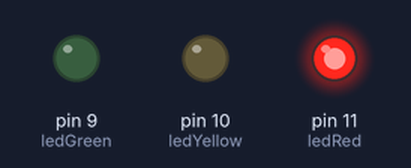
Bench run of a sketch on a simulated Arduino Uno, built with avr-gcc and run on an emulated ATmega328P. On the bench: output pins drawn as LEDs (lit = HIGH).

Above: at 0.5 s.
At 1.5 s:
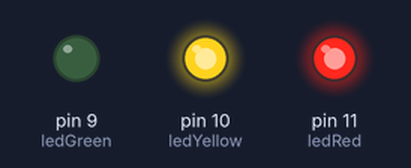
At 2.5 s:
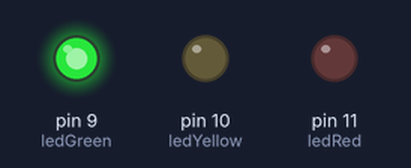
At 3.5 s:
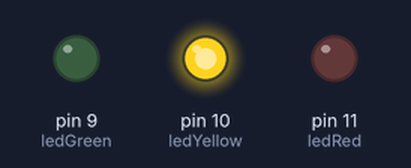
Timing chart, 0 to 5.2 s (numbered marks = the images above):
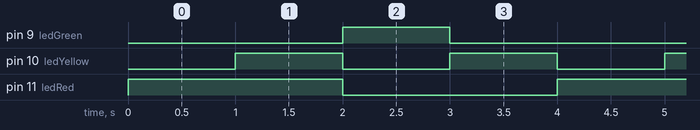

Measured:
- by itself, pin 9 (ledGreen): alternates HIGH for 1.0 s and LOW for 3.0 s
- by itself, pin 10 (ledYellow): alternates HIGH for 1.0 s and LOW for 1.0 s
- by itself, pin 11 (ledRed): alternates HIGH for 2.0 s and LOW for 2.0 s

The sketch:

ampel.ino
```cpp
const int ledGreen =9;
const int ledYellow =10;
const int ledRed =11;
const int ownDelay =1000;
void setup() {
  pinMode(ledGreen,OUTPUT);
  pinMode(ledYellow,OUTPUT);
  pinMode(ledRed,OUTPUT);
}

void loop() {
  setState(1, 0, 0);
  delay(ownDelay);
  setState(1, 1, 0);
  delay(ownDelay);
  setState(0, 0, 1);
  delay(ownDelay);
  setState(0, 1, 0);
  delay(ownDelay);
}

void setState(int r, int y, int g){
  digitalWrite(ledGreen, g);
  digitalWrite(ledYellow, y);
  digitalWrite(ledRed, r);
}
```
